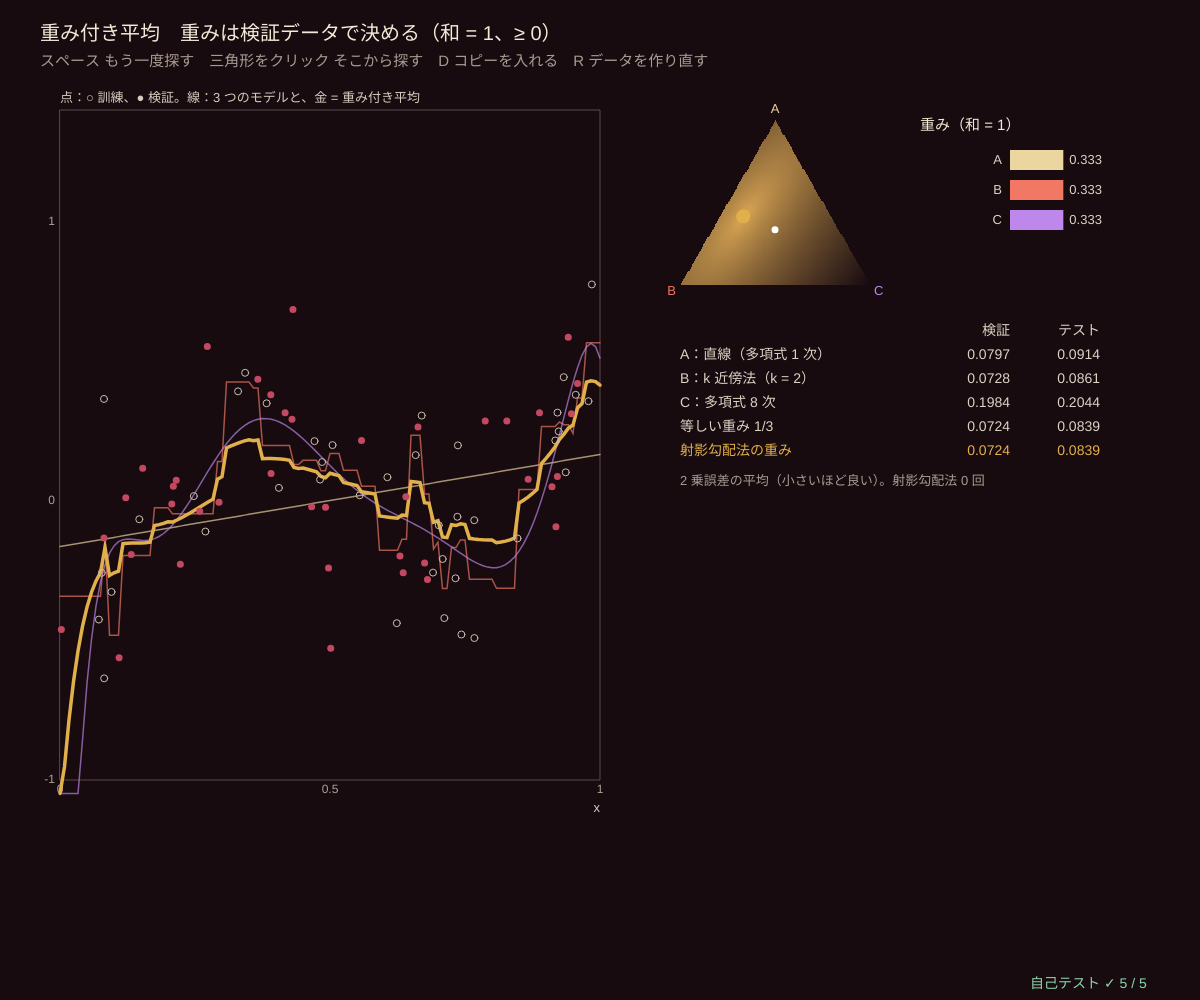
Frame 1 (no input)
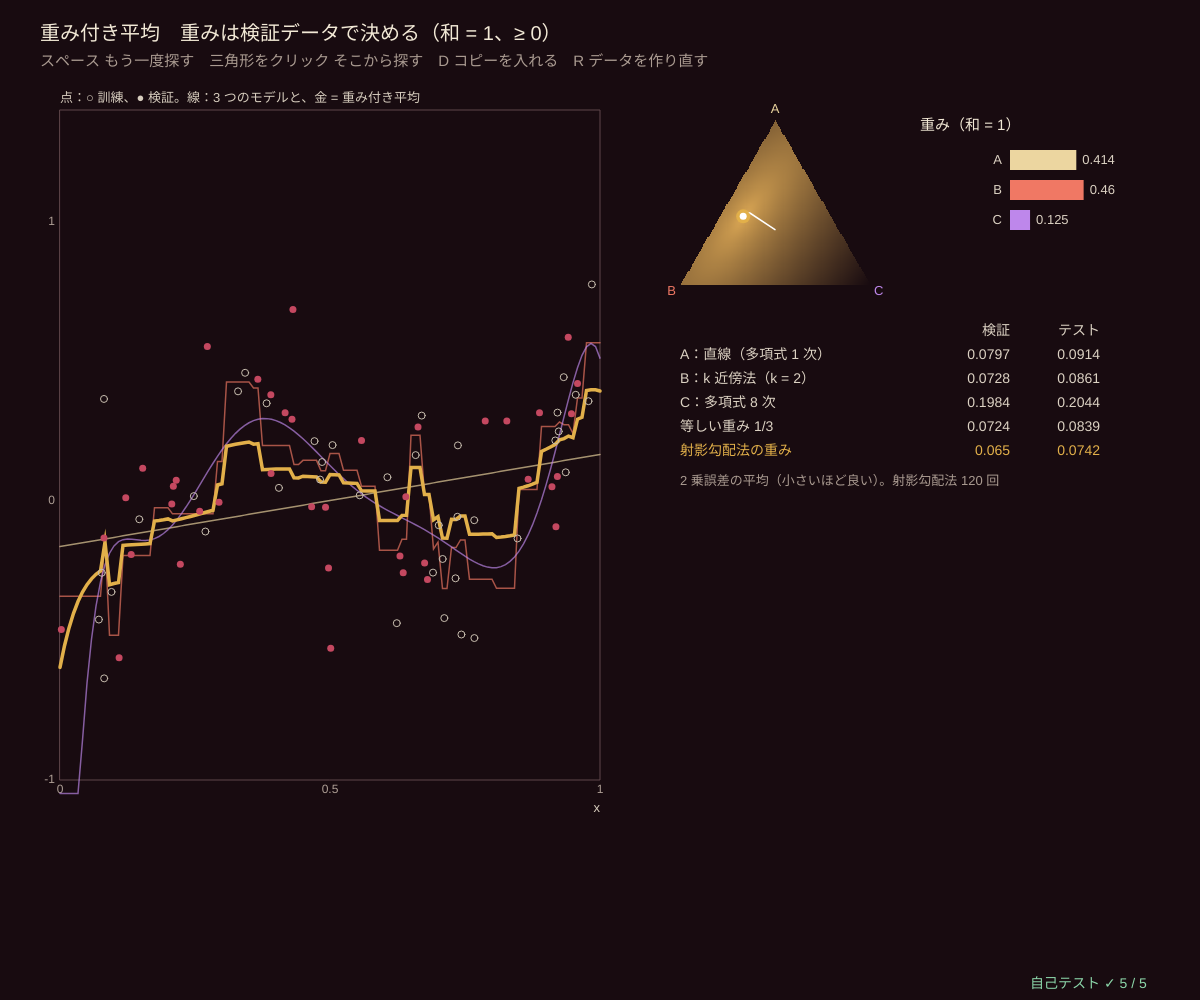
Frame 60 (no input)
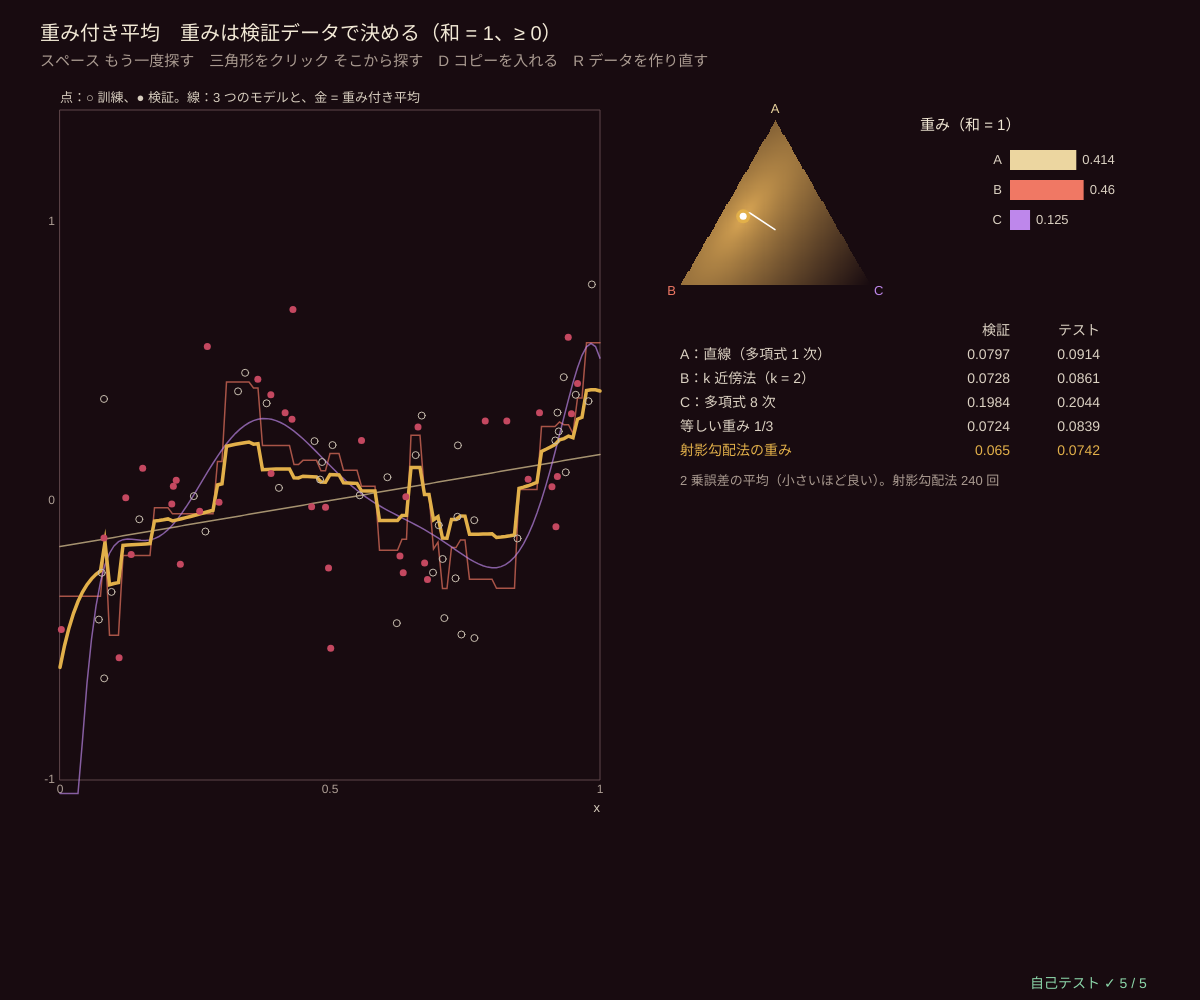
Frame 120 (the mouse pressed at the canvas centre since frame 60)

The p5.js sketch that drew these frames (run headless with seeded random() and noise() and a simulated clock; from frame 60 on, the mouse is pressed at the canvas centre):

// p5.js sketch
// ── sketch.js
// ============================================
// 05 重み付き平均 ─ 3 つのモデルの予測を w₁·A + w₂·B + w₃·C で混ぜる。重みは「和 = 1、どれも ≥ 0」
// 重みを決めるのは「検証データ」（学習に使っていない点）。検証の 2 乗誤差がいちばん小さい重みを、射影勾配法で探す
//   射影勾配法：勾配の向きに 1 歩 → 「和 = 1、≥ 0」の三角形（単体）の上のいちばん近い点に戻す、をくり返す
//   右の三角形 = 重みの全部の組合せ。色 = 検証の誤差（明るいほど小さい）、白い線 = 射影勾配法の道、金の点 = 最適な重み
//   D でモデル B のコピーを入れる（4 つ）→ 2 つのコピーの重みの「和」が、コピーなしのときの B の重みと同じになる
// スペース もう一度探す / 三角形をクリック そこから探す / D コピーを入れる / R データを作り直す
// ============================================

let nTrain = 40, nVal = 40, noiseS = 0.25, seedD = 4, dupOn = false;   // ★ 点の数とノイズ
const NAMES3 = ['A：直線（多項式 1 次）', 'B：k 近傍法（k = 2）', 'C：多項式 8 次'];
const COL3 = [[236, 214, 160], [240, 120, 100], [190, 135, 235]];   // ★ A・B・C の色
let trainD, valD, testD, base3 = [], wts, path = [], pgIters = 0, triImg, triBox, lossQ, optW, predV, predT;
function ftrue(x) { return 0.6 * Math.sin(2 * Math.PI * x) * x + 0.8 * x - 0.3; }   // ★ 本当の関数

function setup() { createCanvas(windowWidth, windowHeight); textWrap(CHAR); pixelDensity(1); triImg = createImage(180, 156); selfTest(); restart(); }
function makeReg(n, seed) { seedRng(seed); let xs = [], ys = []; for (let i = 0; i < n; i++) { let x = rnd(); xs.push(x); ys.push(ftrue(x) + noiseS * rndGauss()); } return { xs, ys }; }
function knnReg(xs, ys, x, k) { let d = xs.map((v, i) => [Math.abs(v - x), ys[i]]).sort((a, b) => a[0] - b[0]); return meanOf(d.slice(0, k).map((q) => q[1])); }
function fitThree(D) {
  let a = polyFit(D.xs, D.ys, 1), c = polyFit(D.xs, D.ys, 8, 1e-6);
  return [(x) => polyEval(a, x), (x) => knnReg(D.xs, D.ys, x, 2), (x) => polyEval(c, x)];
}
function restart() {
  trainD = makeReg(nTrain, seedD); valD = makeReg(nVal, seedD + 50); testD = makeReg(400, seedD + 99);
  base3 = fitThree(trainD); predV = preds(base3, valD); predT = preds(base3, testD); setupLoss(); startPG(null);
}
function preds(fs, D) { return D.xs.map((x) => fs.map((f) => f(x))); }    // P[i][k] = モデル k の点 i での予測
function members() { return dupOn ? [base3[0], base3[1], base3[1], base3[2]] : base3; }
// ★ 検証の 2 乗誤差 L(w) = wᵀAw − 2bᵀw + c（A = PᵀP/n、b = Pᵀy/n）を先に計算しておく
function lossOf(P, y) {
  let K = P[0].length, n = y.length, A = Array.from({ length: K }, () => new Array(K).fill(0)), b = new Array(K).fill(0), c = 0;
  P.forEach((p, i) => { for (let a = 0; a < K; a++) { b[a] += (p[a] * y[i]) / n; for (let q = 0; q < K; q++) A[a][q] += (p[a] * p[q]) / n; } c += (y[i] * y[i]) / n; });
  return { A, b, c, K, f: (w) => { let s = c; for (let a = 0; a < K; a++) { s -= 2 * b[a] * w[a]; for (let q = 0; q < K; q++) s += w[a] * A[a][q] * w[q]; } return Math.max(0, s); } };
}
function setupLoss() { lossQ = lossOf(preds(members(), valD), valD.ys); optW = runPG(lossQ, new Array(lossQ.K).fill(1 / lossQ.K), 3000); if (!dupOn) paintTriangle(); }
// ★ 単体への射影：和 = 1・≥ 0 の中でいちばん近い点（並べ替えて、引く量 θ を決める）
function projSimplex(v) {
  let u = v.slice().sort((a, b) => b - a), css = 0, theta = 0;
  for (let j = 0; j < u.length; j++) { css += u[j]; let t = (css - 1) / (j + 1); if (u[j] - t > 0) theta = t; }
  return v.map((x) => Math.max(0, x - theta));
}
function pgStep(Q, w) {               // 1 歩：w ← 射影(w − η∇L)、η = 1 / (2·A の対角の和)（大きすぎない歩幅）
  let tr = 0; for (let a = 0; a < Q.K; a++) tr += Q.A[a][a];
  let eta = 1 / (2 * tr + 1e-12), g = w.map((_, a) => { let s = -2 * Q.b[a]; for (let q = 0; q < Q.K; q++) s += 2 * Q.A[a][q] * w[q]; return s; });
  return projSimplex(w.map((x, a) => x - eta * g[a]));
}
function runPG(Q, w0, iters) { let w = w0.slice(); for (let t = 0; t < iters; t++) w = pgStep(Q, w); return w; }
function startPG(w0) { let K = lossQ.K; wts = w0 || new Array(K).fill(1 / K); path = [wts.slice()]; pgIters = 0; }
function paintTriangle() {             // 三角形の各画素 → 重み（重心座標）→ 検証の誤差の色
  let lo = Infinity, hi = 0, W = triImg.width, H = triImg.height, vals = [];
  for (let py = 0; py < H; py++) for (let px = 0; px < W; px++) { let w = baryAt(px / W, py / H); let L = w ? lossQ.f(w) : -1; vals.push(L); if (w) { lo = Math.min(lo, L); hi = Math.max(hi, L); } }
  triImg.loadPixels();
  vals.forEach((L, i) => { let t = L < 0 ? 0 : 1 - Math.pow((L - lo) / (hi - lo + 1e-12), 0.35), c = L < 0 ? BG_COL : [BG_COL[0] + t * 200, BG_COL[1] + t * 160, BG_COL[2] + t * 70]; triImg.pixels[4 * i] = c[0]; triImg.pixels[4 * i + 1] = c[1]; triImg.pixels[4 * i + 2] = c[2]; triImg.pixels[4 * i + 3] = 255; });
  triImg.updatePixels();
}
// 三角形：上 = A、左下 = B、右下 = C。(u, v) ∈ [0,1]² の位置 → 重み（三角形の外なら null）
const TRI = [[0.5, 0], [0, 1], [1, 1]];
function baryAt(u, v) {
  let [p, q, r] = TRI, d = (q[1] - r[1]) * (p[0] - r[0]) + (r[0] - q[0]) * (p[1] - r[1]);
  let a = ((q[1] - r[1]) * (u - r[0]) + (r[0] - q[0]) * (v - r[1])) / d, b = ((r[1] - p[1]) * (u - r[0]) + (p[0] - r[0]) * (v - r[1])) / d, c = 1 - a - b;
  return a < -1e-9 || b < -1e-9 || c < -1e-9 ? null : [a, b, c];
}
function triPos(w) { return [triBox.x + (w[0] * TRI[0][0] + w[1] * TRI[1][0] + w[2] * TRI[2][0]) * triBox.w, triBox.y + (w[0] * TRI[0][1] + w[1] * TRI[1][1] + w[2] * TRI[2][1]) * triBox.h]; }
function mixPred(fs, w, x) { let s = 0; fs.forEach((f, k) => (s += w[k] * f(x))); return s; }
function mseOn(fn, D) { return meanOf(D.xs.map((x, i) => (fn(x) - D.ys[i]) ** 2)); }

function draw() {
  background(...BG_COL);
  if (pgIters < 400 && frameCount % 2 === 0) { for (let t = 0; t < 4; t++) wts = pgStep(lossQ, wts); pgIters += 4; path.push(wts.slice()); }
  let ms = members();
  // ---- 左：データとモデル
  let g = { x: 60, y: 110, w: Math.min(560, width * 0.45), h: height - 330, x0: 0, x1: 1, y0: -1, y1: 1.4 };
  plotAxes(g, 'x', '点：○ 訓練、● 検証。線：3 つのモデルと、金 = 重み付き平均', [0, 0.5, 1], [-1, 0, 1]);
  let xsG = Array.from({ length: 121 }, (_, i) => i / 120);
  base3.forEach((f, k) => { stroke(...COL3[k], 170); strokeWeight(1.5); polyline(xsG.map((x) => [gX(g, x), gY(g, f(x))])); });
  stroke(...GOLD); strokeWeight(3.5); polyline(xsG.map((x) => [gX(g, x), gY(g, mixPred(ms, wts, x))]));
  noFill(); stroke(200, 190, 175); strokeWeight(1); trainD.xs.forEach((x, i) => circle(gX(g, x), gY(g, trainD.ys[i]), 7));
  noStroke(); fill(...WINE); valD.xs.forEach((x, i) => circle(gX(g, x), gY(g, valD.ys[i]), 7));
  // ---- 右上：三角形
  let rx = g.x + g.w + 80; triBox = { x: rx, y: 120, w: Math.min(360, width - rx - 330), h: 0 }; triBox.h = triBox.w * 0.866;
  if (!dupOn) {
    noSmooth(); image(triImg, triBox.x, triBox.y, triBox.w, triBox.h); smooth();
    stroke(255); strokeWeight(1.5); polyline(path.map(triPos));
    noStroke(); fill(...GOLD); let o = triPos(optW); circle(o[0], o[1], 14); fill(255); let c = triPos(wts); circle(c[0], c[1], 7);
    fill(...COL3[0]); textSize(13); textAlign(CENTER, BOTTOM); text('A', triBox.x + triBox.w / 2, triBox.y - 4);
    fill(...COL3[1]); textAlign(RIGHT, TOP); text('B', triBox.x - 4, triBox.y + triBox.h);
    fill(...COL3[2]); textAlign(LEFT, TOP); text('C', triBox.x + triBox.w + 4, triBox.y + triBox.h);
  } else { noStroke(); fill(200, 185, 170); textSize(15); textAlign(LEFT, TOP); text('いまは 4 つ（B が 2 つ）なので三角形は描けない。下の棒で重みを見よう', triBox.x, triBox.y, triBox.w + 200); }
  // ---- 右：重みの棒と誤差の表
  let names = dupOn ? ['A', 'B', 'B のコピー', 'C'] : ['A', 'B', 'C'], cols = dupOn ? [COL3[0], COL3[1], COL3[1], COL3[2]] : COL3, bx = triBox.x + triBox.w + 50;
  noStroke(); fill(...INK); textSize(15); textAlign(LEFT, BASELINE); text('重み（和 = ' + fmtNum(sumArr(wts), 6) + '）', bx, 130);
  wts.forEach((w, k) => { let yy = 150 + 30 * k; fill(...cols[k]); rect(bx + 90, yy, Math.max(1, w * 160), 20); fill(220, 210, 195); textSize(13); textAlign(RIGHT, CENTER); text(names[k], bx + 82, yy + 10); textAlign(LEFT, CENTER); text(fmtNum(w, 3), bx + 96 + w * 160, yy + 10); });
  let ty = Math.max(triBox.y + triBox.h + 50, 330), eq = new Array(ms.length).fill(1 / ms.length), idx = dupOn ? [0, 1, 1, 2] : [0, 1, 2];
  let mixErr = (P, D, w) => meanOf(P.map((p, i) => (idx.reduce((s, k, a) => s + w[a] * p[k], 0) - D.ys[i]) ** 2));   // 予測は restart で計算ずみ
  let rows = [['', '検証', 'テスト']].concat(base3.map((f, k) => [NAMES3[k], mixErr(predV, valD, idx.map((q) => (q === k ? 1 / idx.filter((z) => z === k).length : 0))), mixErr(predT, testD, idx.map((q) => (q === k ? 1 / idx.filter((z) => z === k).length : 0)))]),
    [['等しい重み 1/' + ms.length, mixErr(predV, valD, eq), mixErr(predT, testD, eq)], ['射影勾配法の重み', mixErr(predV, valD, wts), mixErr(predT, testD, wts)]]);
  rows.forEach((r, q) => { fill(q === rows.length - 1 ? color(...GOLD) : color(220, 210, 195)); textSize(14); textAlign(LEFT, BASELINE); text(r[0], rx, ty + 24 * q); textAlign(RIGHT, BASELINE); text(q ? fmtNum(r[1], 4) : r[1], rx + 330, ty + 24 * q); text(q ? fmtNum(r[2], 4) : r[2], rx + 420, ty + 24 * q); });
  noStroke(); fill(170, 155, 145); textSize(13); textAlign(LEFT, BASELINE); text('2 乗誤差の平均（小さいほど良い）。射影勾配法 ' + pgIters + ' 回', rx, ty + 24 * rows.length + 6);
  // ---- 文字
  fill(...INK); textSize(20); text('重み付き平均　重みは検証データで決める（和 = 1、≥ 0）' + (dupOn ? '　B のコピー入り' : ''), 40, 40);
  fill(170, 155, 145); textSize(15); text('スペース もう一度探す　三角形をクリック そこから探す　D コピーを入れる　R データを作り直す', 40, 66);
  drawSelfTest(width - 170, height - 12);
}
function mousePressed() {
  if (dupOn || !triBox) return;
  let w = baryAt((mouseX - triBox.x) / triBox.w, (mouseY - triBox.y) / triBox.h);
  if (w) startPG(w);
}
function keyPressed() {
  if (key === ' ') startPG(null);
  if (key === 'd' || key === 'D') { dupOn = !dupOn; setupLoss(); startPG(null); }
  if (key === 'r' || key === 'R') { seedD++; restart(); }
  return false;
}

// ---- 自己テスト
function selfTest() {
  selfTestResults = [];
  seedRng(12); let okP = true;
  for (let t = 0; t < 100; t++) {
    let v = [0, 0, 0, 0].map(() => 3 * rndGauss()), p = projSimplex(v), pp = projSimplex(p);
    if (Math.abs(sumArr(p) - 1) > 1e-12 || p.some((x) => x < 0) || pp.some((x, a) => Math.abs(x - p[a]) > 1e-12)) okP = false;
    let dp = sumArr(p.map((x, a) => (x - v[a]) ** 2));          // ほかの単体の点（でたらめに 200 個）より近い
    for (let q = 0; q < 200; q++) { let e = [rnd(), rnd(), rnd(), rnd()].map((x) => -Math.log(x + 1e-12)), s = sumArr(e), r = e.map((x) => x / s); if (sumArr(r.map((x, a) => (x - v[a]) ** 2)) < dp - 1e-12) okP = false; }
  }
  check('単体への射影：和 = 1・≥ 0、2 回やっても同じ、単体のどの点よりも近い（100 個のベクトル）', okP);
  let tr = makeReg(40, 4), va = makeReg(40, 54), fs = fitThree(tr), Q = lossOf(preds(fs, va), va.ys), w = runPG(Q, [1 / 3, 1 / 3, 1 / 3], 3000);
  let best = Infinity;
  for (let i = 0; i <= 100; i++) for (let j = 0; i + j <= 100; j++) best = Math.min(best, Q.f([i / 100, j / 100, (100 - i - j) / 100]));
  check('射影勾配法の重み（' + w.map((x) => fmtNum(x, 3)).join(', ') + '）は単体の上の点、検証の誤差 ≤ 0.01 刻みの総当たりの最小', near(sumArr(w), 1, 1e-12) && w.every((x) => x >= 0) && Q.f(w) <= best + 1e-12 && best - Q.f(w) < 1e-3);
  check('最適な重みの検証の誤差 ' + fmtNum(Q.f(w), 4) + ' < 等しい重み ' + fmtNum(Q.f([1 / 3, 1 / 3, 1 / 3]), 4) + '、≤ どの 1 つのモデル', Q.f(w) < Q.f([1 / 3, 1 / 3, 1 / 3]) && [0, 1, 2].every((k) => Q.f(w) <= Q.f([0, 1, 2].map((a) => (a === k ? 1 : 0))) + 1e-12));
  let fd = [fs[0], fs[1], fs[1], fs[2]], Qd = lossOf(preds(fd, va), va.ys), wd = runPG(Qd, [0.25, 0.25, 0.25, 0.25], 3000);
  check('B のコピーを入れると、コピー 2 つの重みの和 ' + fmtNum(wd[1] + wd[2], 3) + ' = コピーなしの B の重み ' + fmtNum(w[1], 3) + '、誤差も同じ', Math.abs(wd[1] + wd[2] - w[1]) < 2e-3 && Math.abs(Qd.f(wd) - Q.f(w)) < 1e-6);
  let L = lossOf(preds(fs, va), va.ys).f([0.2, 0.5, 0.3]), direct = mseOn((x) => mixPred(fs, [0.2, 0.5, 0.3], x), va);
  check('先に計算した式 wᵀAw − 2bᵀw + c = 直接計算した検証の誤差（1e-12）', near(L, direct, 1e-12));
  reportSelfTest();
}

// ---------- やってみよう ----------
// 1. 三角形のいろいろな所をクリックして、射影勾配法がいつも同じ金の点に着くことを確かめよう（誤差の地形は 1 つの谷）
// 2. 最適な重みで、検証では良くなった。テストでも良くなっている？ 検証データが少ないと（nVal = 10）？
// 3. D でコピーを入れると、2 つのコピーで重みを分け合う。分け方は決まらないが、和は決まる
// 4. 「重み ≥ 0」をやめたらどうなる？ projSimplex を「和 = 1 だけ」にしてみよう（重みが負やとても大きくなることも）
// 5. 06 のスタッキングでは、重みの代わりに「メタ学習器」というモデルを学習する

// ==================================================
// ここから下は「アンサンブル学習の道具」（中身は読まなくても OK。消さないでね）
// ==================================================
// ---- 小さな道具：はさむ・合計・平均・いちばん大きい番号・数の表示
function clampv(v, a, b) { return v < a ? a : v > b ? b : v !== v ? a : v; }     // NaN なら a に戻す
function sumArr(a) { let s = 0; for (let v of a) s += v; return s; }
function meanOf(a) { return a.length ? sumArr(a) / a.length : 0; }
function varOf(a) { let m = meanOf(a), s = 0; for (let v of a) s += (v - m) * (v - m); return a.length ? s / a.length : 0; }   // ÷n の分散
function argMaxArr(a) { let b = 0; for (let i = 1; i < a.length; i++) if (a[i] > a[b]) b = i; return b; }   // 同点なら小さい番号
function sigm(z) { return 1 / (1 + Math.exp(-clampv(z, -40, 40))); }
function fmtNum(v, d) { if (typeof v !== 'number' || !isFinite(v)) return '?'; let s = (+v.toFixed(d === undefined ? 2 : d)).toString(); return s === '-0' ? '0' : s; }
function pctStr(v) { return fmtNum(100 * v, 1) + '%'; }
// ---- 種つきの乱数（同じ種なら毎回同じ列）
let rngState = 1;
function seedRng(s) { rngState = (s >>> 0) || 1; }
function rnd() {                       // 0〜1 の一様乱数（mulberry32）
  rngState = (rngState + 0x6d2b79f5) >>> 0;
  let t = rngState;
  t = Math.imul(t ^ (t >>> 15), t | 1);
  t ^= t + Math.imul(t ^ (t >>> 7), t | 61);
  return ((t ^ (t >>> 14)) >>> 0) / 4294967296;
}
function rndInt(a, b) { return a + Math.floor(rnd() * (b - a + 1)); }
function rndGauss() { let u = Math.max(1e-12, rnd()), v = rnd(); return Math.sqrt(-2 * Math.log(u)) * Math.cos(2 * Math.PI * v); }   // 標準正規分布
function shuffleArr(a) { for (let i = a.length - 1; i > 0; i--) { let j = Math.floor(rnd() * (i + 1)); [a[i], a[j]] = [a[j], a[i]]; } return a; }
// ---- 連立 1 次方程式 A w = b（部分ピボットつきのガウスの消去法）。ridge = 対角に足す小さな数（解けないのを防ぐ）
function solveLin(A, b, ridge) {
  let n = b.length, M = A.map((r, i) => r.slice().concat([b[i]]));
  for (let i = 0; i < n; i++) M[i][i] += ridge || 0;
  for (let c = 0; c < n; c++) {
    let p = c; for (let r = c + 1; r < n; r++) if (Math.abs(M[r][c]) > Math.abs(M[p][c])) p = r;
    if (Math.abs(M[p][c]) < 1e-14) continue;
    [M[c], M[p]] = [M[p], M[c]];
    for (let r = 0; r < n; r++) if (r !== c) { let f = M[r][c] / M[c][c]; if (f !== 0) for (let k = c; k <= n; k++) M[r][k] -= f * M[c][k]; }
  }
  return M.map((r, i) => (Math.abs(r[i]) < 1e-14 ? 0 : r[n] / r[i]));
}
// ---- 多項式の最小 2 乗法。x ∈ [0, 1] を [−1, 1] に直し、チェビシェフ多項式 T0, T1, … を特徴量にする（次数が高くても計算が安定）
function chebFeat(x, deg) { let t = 2 * x - 1, f = [1]; if (deg >= 1) f.push(t); for (let k = 2; k <= deg; k++) f.push(2 * t * f[k - 1] - f[k - 2]); return f; }
function polyFit(xs, ys, deg, ridge) {   // (ΦᵀΦ + λI) c = Φᵀy
  let d = deg + 1, A = Array.from({ length: d }, () => new Array(d).fill(0)), b = new Array(d).fill(0);
  for (let i = 0; i < xs.length; i++) { let f = chebFeat(xs[i], deg); for (let p = 0; p < d; p++) { b[p] += f[p] * ys[i]; for (let q = 0; q < d; q++) A[p][q] += f[p] * f[q]; } }
  return { deg, c: solveLin(A, b, ridge === undefined ? 1e-9 : ridge) };
}
function polyEval(m, x) { let f = chebFeat(x, m.deg), s = 0; for (let k = 0; k <= m.deg; k++) s += m.c[k] * f[k]; return s; }
// ---- 描く道具：色（オーケストラ：えんじ色の黒、象牙色、金管の金、弦の青緑）、領域の絵、点
const BG_COL = [24, 11, 16];                                     // 背景（えんじ色の黒）
const INK = [242, 233, 214], GOLD = [226, 176, 74], TEAL = [64, 186, 176], WINE = [196, 72, 96];
const CLS_COL = [[226, 170, 70], [60, 182, 176]];                // ★ クラス 0（金）・クラス 1（青緑）の色
function probCol(p, k) {             // クラス 1 の確率 → 背景と混ぜた色（k = 濃さ）
  let c = [], a = clampv(k === undefined ? 0.55 : k, 0, 1) * Math.abs(2 * p - 1) + 0.12;
  for (let q = 0; q < 3; q++) c.push(BG_COL[q] + ((p > 0.5 ? CLS_COL[1][q] : CLS_COL[0][q]) - BG_COL[q]) * a);
  return c;
}
// img の全部の画素に fn(u, v) → [r, g, b] を塗る（u は右向き、v は上向き、どちらも 0〜1）
function paintImage(img, fn) {
  img.loadPixels();
  let W = img.width, H = img.height;
  for (let py = 0; py < H; py++) for (let px = 0; px < W; px++) {
    let c = fn((px + 0.5) / W, 1 - (py + 0.5) / H), i = 4 * (px + W * py);
    img.pixels[i] = c[0]; img.pixels[i + 1] = c[1]; img.pixels[i + 2] = c[2]; img.pixels[i + 3] = 255;
  }
  img.updatePixels();
}
function toPx(bx, u, v) { return [bx.x + u * bx.w, bx.y + (1 - v) * bx.h]; }   // [0,1]² → 画面
function fromPx(bx, px, py) { return [(px - bx.x) / bx.w, 1 - (py - bx.y) / bx.h]; }
function drawPoints(bx, X, y, r) {
  stroke(10); strokeWeight(1);
  for (let i = 0; i < X.length; i++) { let p = toPx(bx, X[i][0], X[i][1]); fill(...CLS_COL[y[i]]); circle(p[0], p[1], r); }
}
function frameBox(bx, col) { noFill(); stroke(...(col || [110, 80, 85])); strokeWeight(1); rect(bx.x, bx.y, bx.w, bx.h); }
// ---- グラフの道具：g = { x, y, w, h, x0, x1, y0, y1 }
function gX(g, v) { return g.x + clampv((v - g.x0) / (g.x1 - g.x0), -0.02, 1.02) * g.w; }
function gY(g, v) { return g.y + g.h - clampv((v - g.y0) / (g.y1 - g.y0), -0.02, 1.02) * g.h; }
function plotAxes(g, xl, yl, xt, yt) {
  stroke(95, 70, 75); strokeWeight(1); noFill(); rect(g.x, g.y, g.w, g.h);
  noStroke(); fill(175, 160, 150); textSize(12); textAlign(CENTER, TOP);
  for (let v of xt) text(+v.toPrecision(3), gX(g, v), g.y + g.h + 4);
  textAlign(RIGHT, CENTER);
  for (let v of yt) text(+v.toPrecision(3), g.x - 5, gY(g, v));
  textAlign(LEFT, BASELINE); fill(215, 205, 190); textSize(13);
  text(xl, g.x + g.w - textWidth(xl), g.y + g.h + 32); text(yl, g.x, g.y - 8);
}
function polyline(pts) {               // 点が 2 つ以上あるときだけ折れ線を描く（空の beginShape を作らない）
  if (pts.length < 2) return;
  noFill(); beginShape(); for (let p of pts) vertex(p[0], p[1]); endShape();
}
function legend(x, y, items) {         // items = [[色, 名前], …]
  textSize(13); textAlign(LEFT, CENTER); noStroke();
  items.forEach(([c, s], k) => { fill(...c); rect(x, y + 20 * k - 5, 14, 10, 2); fill(220, 210, 195); text(s, x + 22, y + 20 * k); });
}
// ---- 自己テストの道具
let selfTestResults = [];
function check(name, cond) { selfTestResults.push({ name, ok: !!cond }); }
function near(a, b, tol) { return a !== null && a !== undefined && isFinite(a) && Math.abs(a - b) <= (tol === undefined ? 1e-9 : tol); }
function noNaN(v) { return Array.isArray(v) || ArrayBuffer.isView(v) ? Array.from(v).every(noNaN) : !(typeof v === 'number' && !isFinite(v)); }
function reportSelfTest() { for (let r of selfTestResults) (r.ok ? console.log : console.error)((r.ok ? '✓ ' : '✗ ') + r.name); }
function selfTestLine() { let n = selfTestResults.filter((r) => r.ok).length; return '自己テスト ' + (n === selfTestResults.length ? '✓ ' : '✗ ') + n + ' / ' + selfTestResults.length; }
function drawSelfTest(x, y) { noStroke(); fill(selfTestResults.every((r) => r.ok) ? color(140, 215, 170) : color(255, 90, 110)); textSize(14); textAlign(LEFT, BASELINE); text(selfTestLine(), x, y); }
